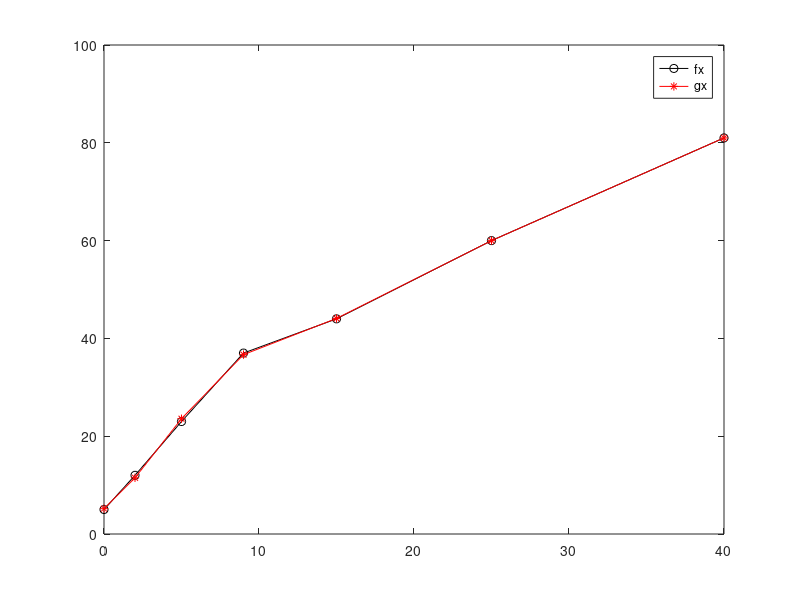

Source code (MATLAB):
% ----------------------- BEGIN CODE -----------------------

% Close all figures, clear variables in memory and MATLAB command screen
close all ; clear all ; clc ;

% Set the output format to the short format with compact line spacing
format short g; format compact ;

% Specify values and necessary parameters
x = [0 2 5 9 15 25 40];
y = [5 12 23 37 44 60 81];
order = 5;

for i = 0:order*2
    term(i+1) = sum(x.^i);
end

for i = 1:order+1
    A(i,:) = term(i:(order+i));
    b(i,1) = sum(y.*(x.^(i-1)));
end

A
b

%polyfit(x, y, 5);
%a = inv(A) * b';

detA = det(A);
for i = 1:length(b)
    D = A;
    D(:,i) = b;
    a(i,1) = det(D)/detA;
end

a

gx = 0;
for i = 1:order+1
    gx = gx + a(i,1) * (x.^(i-1));
end

gx

plot(x, y, 'k-o', x, gx, 'r-*');
legend('fx', 'gx');

% ----------------------- END OF CODE ----------------------